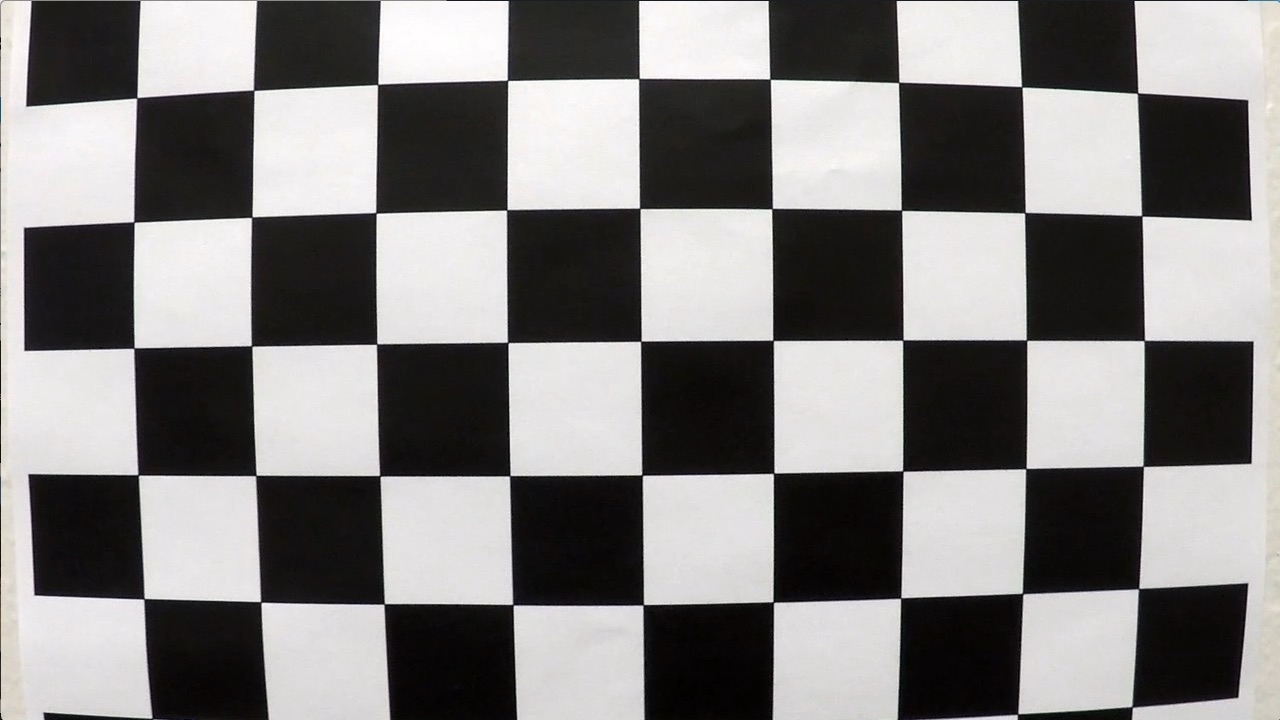
#> input picture sdc/project_4/cnd-all/camera_cal/calibration1.jpg, 1280 x 720 px; its folder holds 4 pictures in this run
$ jupyter execute camera_calibration.ipynb   (shell and % lines are left out)   (older library calls are emulated)
#> lines starting #> are read from the running program, lines starting #| are printed output that depends on the picture; after the words box and inside, x2 and y2 are one past the last pixel; in counts of white or black regions, pixels touching at a corner belong together
[cell 1]
import pickle
import cv2
import numpy as np
import matplotlib.pyplot as plt
import matplotlib.image as mpimg
import seaborn as sns
from scipy.misc import imread, imresize
import glob
from os import listdir
from os.path import isfile, join

[cell 2]
sns.set_context("poster")

[cell 3]
# termination criteria
criteria = (cv2.TERM_CRITERIA_EPS + cv2.TERM_CRITERIA_MAX_ITER, 30, 0.001)

# set location of calibration images
path = "../cnd-all/camera_cal"
images = sorted(["{}/{}".format(path, f) for f in listdir(path) if isfile(join(path, f))])

[cell 4]
plt.imshow(imread(images[0]))

[cell 5]
nx = 9 # the number of inside corners in x
ny = 6 # the number of inside corners in y

[cell 6]
# prepare object points, like (0,0,0), (1,0,0), (2,0,0) ....,(6,5,0)
objp = np.zeros((nx*ny,3), np.float32)
objp[:,:2] = np.mgrid[0:nx,0:ny].T.reshape(-1,2)

# Arrays to store object points and image points from all the images.
objpoints = [] # 3d point in real world space
imgpoints = [] # 2d points in image plane.


#loop through each image and find the chess board corners, if
#found add these points and the standard points to the output
#this allows more points for a better fit and insures coverage
#versus using just 1 image
for i, fname in enumerate(images):
    print('processing', i, fname)
    img = imread(fname)
#> img is the input picture: shape (720, 1280, 3); mean R, G, B 130.1, 128.4, 127.8
    gray = cv2.cvtColor(img, cv2.COLOR_RGB2GRAY)
    ret, corners = cv2.findChessboardCorners(gray, (nx, ny), None)
#> ret = False; corners = None
    img = cv2.drawChessboardCorners(img, (nx, ny), corners, True)

    if ret:
        print('FOUND corners!')
        objpoints.append(objp)

        corners2 = cv2.cornerSubPix(gray,corners,(11,11),(-1,-1),criteria)
        imgpoints.append(corners2)
#> pass 2 of the loop `for i, fname in enumerate(images):`:
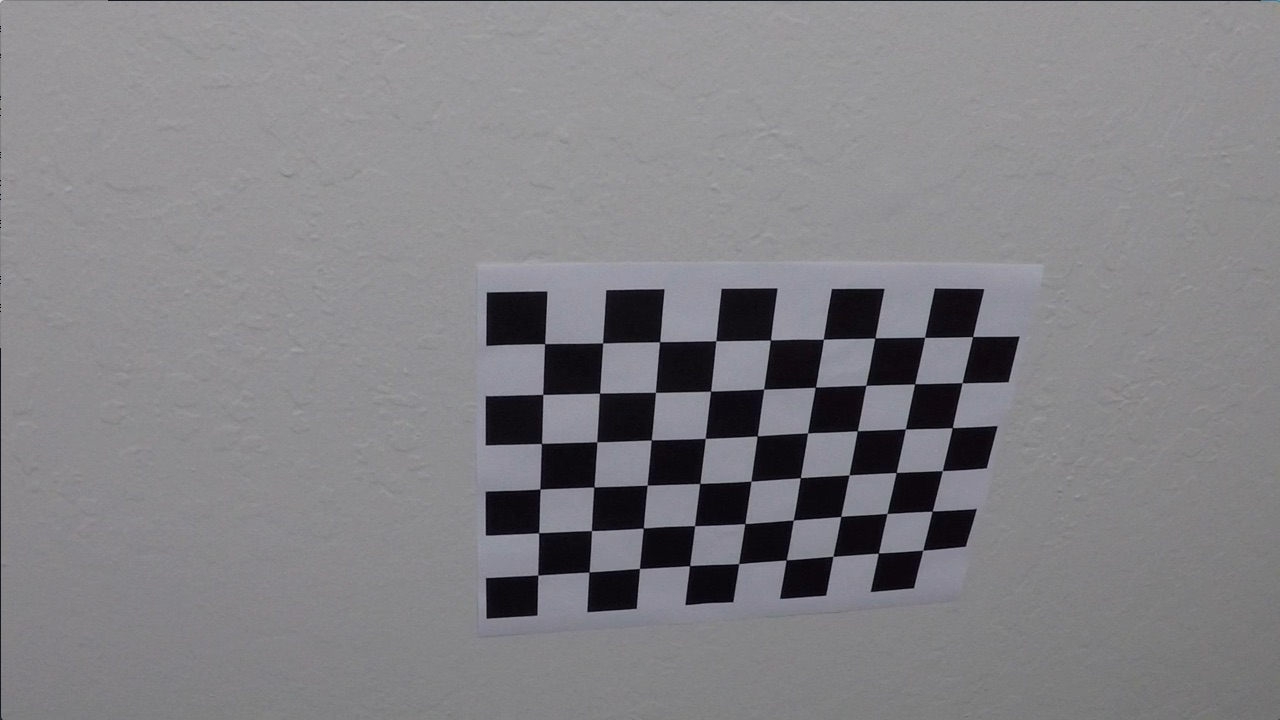
#> input picture sdc/project_4/cnd-all/camera_cal/calibration10.jpg, 1280 x 720 px
#> img is the input picture: shape (720, 1280, 3); mean R, G, B 130.2, 129.4, 133.1
#> ret = True; corners = 54 rows, first 8: [545.3, 343.1], [602.7, 342.8], [660.1, 341.3], [715.8, 340.7], [770.6, 340], [823.5, 339.2], [874.3, 338.5], [925.1, 337.4]
#> `img = cv2.drawChessboardCorners(img, (nx, ny), corners, True)`:
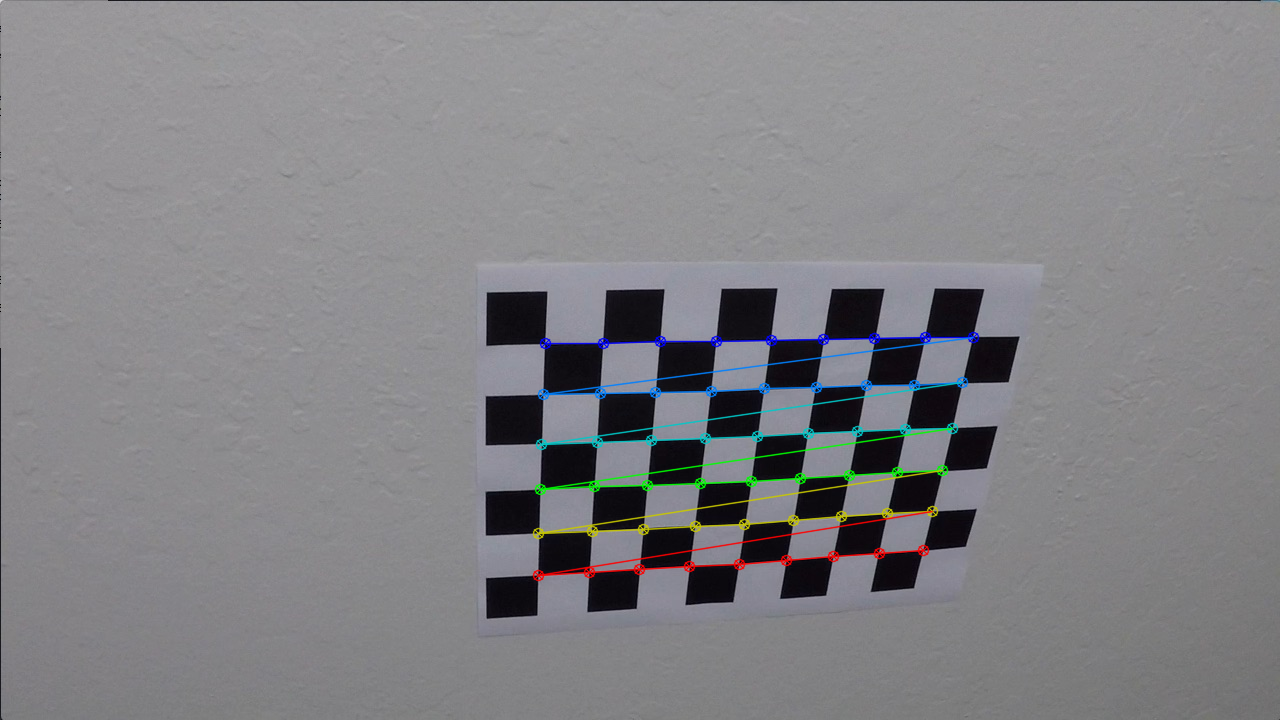
#> img: shape (720, 1280, 3); 1.91% of pixels changed, all inside (x1, y1, x2, y2) = (532, 331, 980, 582)
#> corners2 = 54 rows, first 8: [544.6, 343.6], [602.6, 343], [659.6, 341.7], [715.8, 340.7], [770.4, 339.9], [823.4, 339.3], [874.9, 337.9], [924.6, 337.3]
#> pass 3 of the loop `for i, fname in enumerate(images):`:
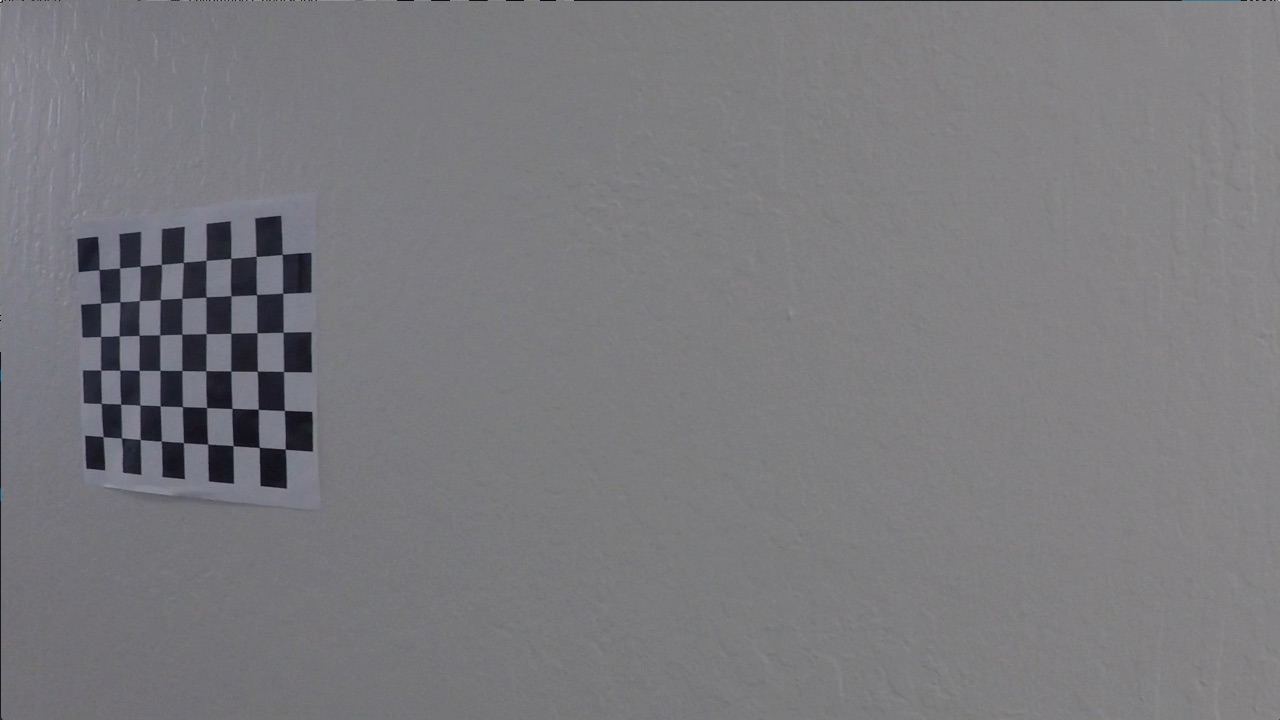
#> input picture sdc/project_4/cnd-all/camera_cal/calibration11.jpg, 1280 x 720 px
#> img is the input picture: shape (720, 1280, 3); mean R, G, B 122.2, 121.7, 125.2
#> corners = 54 rows, first 8: [99.22, 269.6], [119.6, 268], [140.1, 266.1], [161.3, 264.5], [183.3, 262.5], [206.1, 260.3], [230.7, 258.2], [256.2, 256.3]
#> `img = cv2.drawChessboardCorners(img, (nx, ny), corners, True)`:
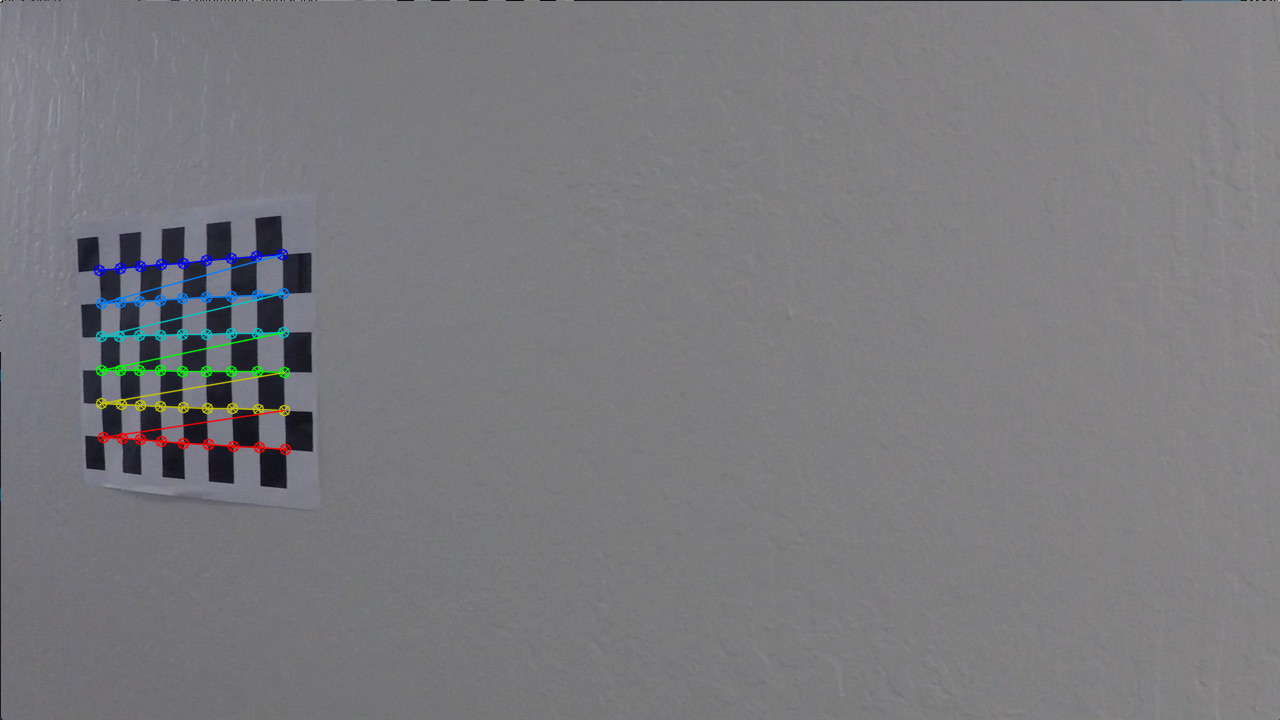
#> img: shape (720, 1280, 3); 1.11% of pixels changed, all inside (x1, y1, x2, y2) = (93, 248, 292, 456)
#> corners2 = 54 rows, first 8: [99.04, 269.6], [119.5, 268.1], [140.1, 266.2], [161.4, 264.4], [183.4, 262.3], [205.9, 260.3], [230.8, 258.4], [256.1, 256.4]
#> the loop made 4 passes; the first 3 are shown

[cell 7]
#here we actually get the calibration matrix and distortion coefficients
#http://docs.opencv.org/3.0-beta/doc/py_tutorials/py_calib3d/py_calibration/py_calibration.html
ret, mtx, dist, rvecs, tvecs = cv2.calibrateCamera(objpoints, imgpoints, gray.shape[0:2],None,None)

[cell 8]
#lets look at the original and undistorted image to make sure this is being done correctly
img = imread(images[0])
h,  w = img.shape[:2]
#> h = 720; w = 1280
newcameramtx, roi=cv2.getOptimalNewCameraMatrix(mtx,dist,(w,h),0,(w,h))

plt.subplot(121)
plt.imshow(img)
plt.subplot(122)
undistort = cv2.undistort(img, mtx, dist, None, mtx)
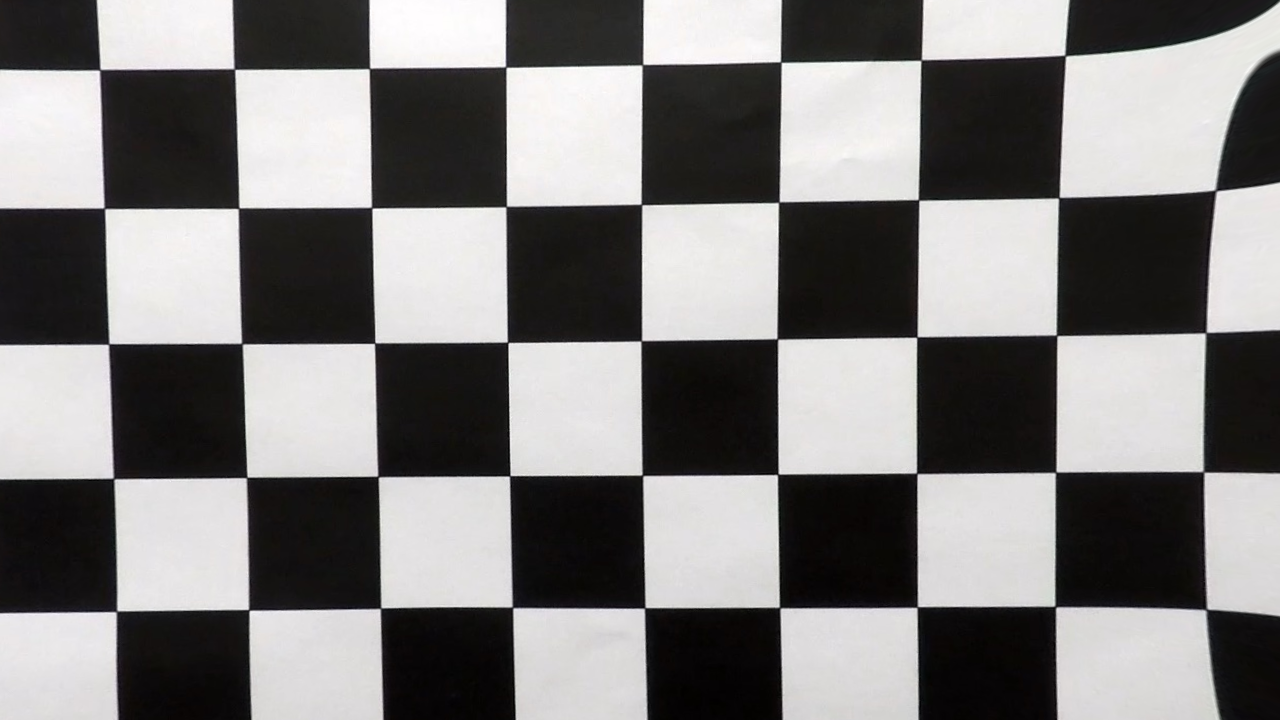
#> undistort: shape (720, 1280, 3); mean R, G, B 126.6, 125, 124.6
plt.imshow(undistort)
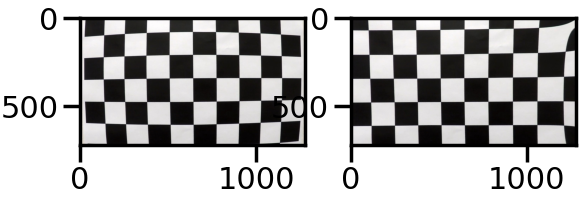
#> figure drawn by matplotlib, 2 panels
